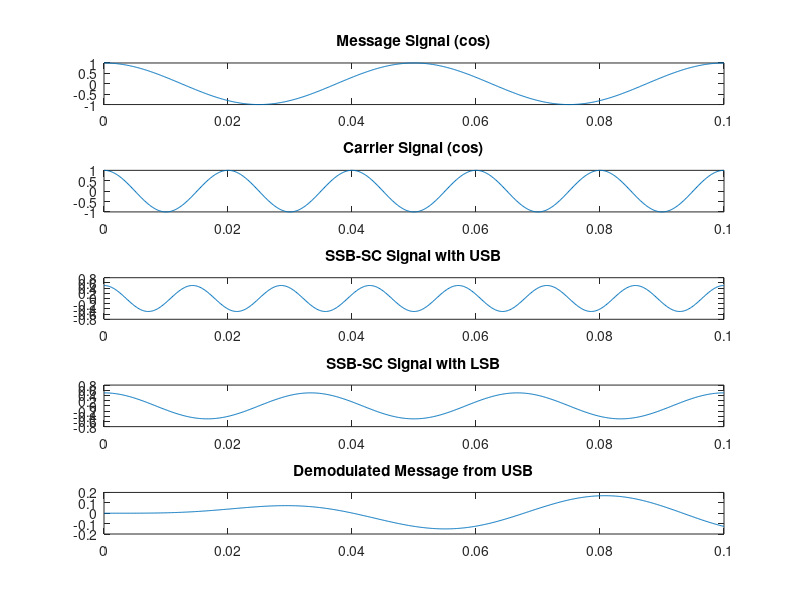

The MATLAB script that drew this image:
% AIM: To generate SSBSC wave Modulation using MATLAB Software.

% Parameters
fs = 8000;              % Sampling frequency
fm = 20;                % Message frequency
fc = 50;                % Carrier frequency
Am = 1;                 % Message amplitude
Ac = 1;                 % Carrier amplitude
t = 0:1/fs:0.1;       % Time vector for 0.1 second duration

% Message Signal (cosine and sine components)
m1 = Am * cos(2*pi*fm*t);  
m2 = Am * sin(2*pi*fm*t);

% Carrier Signal (cosine and sine components)
c1 = Ac * cos(2*pi*fc*t);
c2 = Ac * sin(2*pi*fc*t);

% Plot Message Signal
subplot(5,1,1);
plot(t, m1);
title('Message Signal (cos)');

% Plot Carrier Signal
subplot(5,1,2);
plot(t, c1);
title('Carrier Signal (cos)');

% SSB-SC with Upper Sideband (USB)
Susb = 0.5*m1.*c1 - 0.5*m2.*c2;
subplot(5,1,3);
plot(t, Susb);
title('SSB-SC Signal with USB');

% SSB-SC with Lower Sideband (LSB)
Slsb = 0.5*m1.*c1 + 0.5*m2.*c2;
subplot(5,1,4);
plot(t, Slsb);
title('SSB-SC Signal with LSB');

% Demodulation (Coherent Detection of USB)
r = Susb .* c1;

% Low-pass filter design to retrieve message
[b, a] = butter(5, (fm/fs)*2);   % Normalized cutoff frequency
mr = filter(b, a, r);

% Plot demodulated signal
subplot(5,1,5);
plot(t, mr);
title('Demodulated Message from USB');
